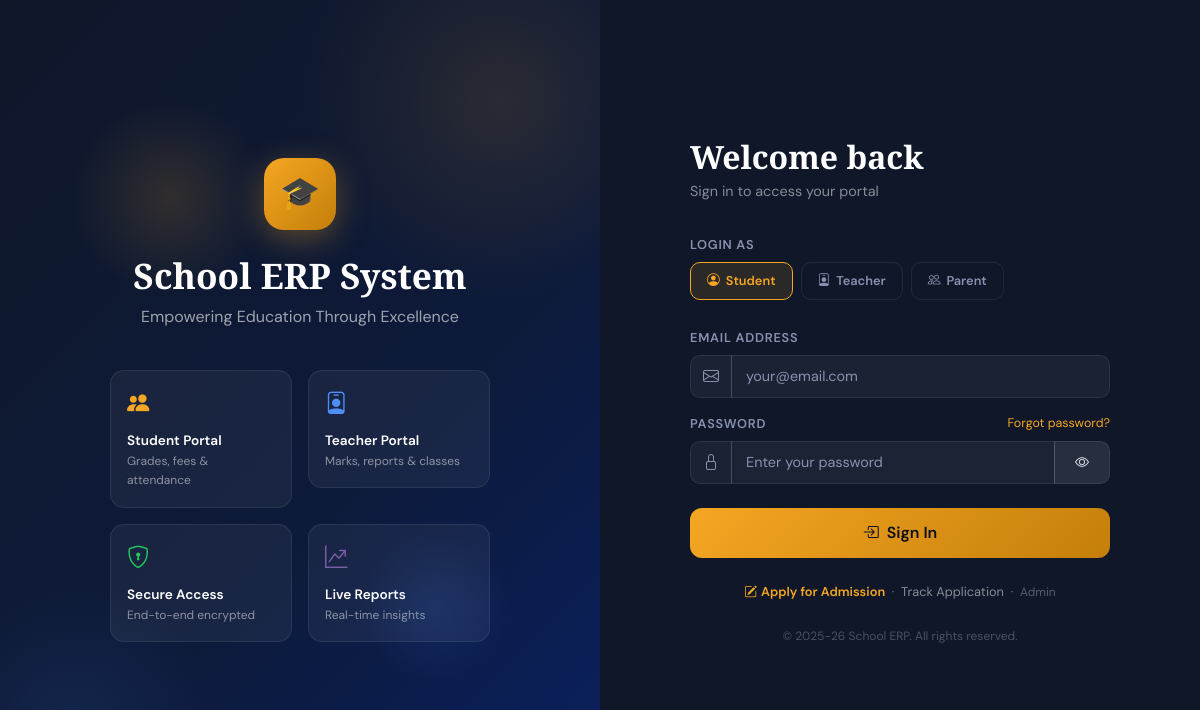
Screenshot of /auth/login.php?next=/admin/index.php with the database file from the repository.
### tables this page shows
CREATE TABLE IF NOT EXISTS `settings` (
  `id`            INT UNSIGNED AUTO_INCREMENT PRIMARY KEY,
  `setting_key`   VARCHAR(100) NOT NULL UNIQUE,
  `setting_value` TEXT         DEFAULT NULL,
  `updated_at`    TIMESTAMP DEFAULT CURRENT_TIMESTAMP ON UPDATE CURRENT_TIMESTAMP
);

### config/config.php (called while the page is built, shortened)
<?php
require_once CONFIG_PATH . 'database.php';
require_once INCLUDES_PATH . 'functions.php';
function get_setting(string $key, string $default = ''): string {
    global $pdo;
    static $cache = [];
    if (!isset($cache[$key])) {
        try {
            $stmt = $pdo->prepare("SELECT setting_value FROM settings WHERE setting_key=? LIMIT 1");
            $stmt->execute([$key]);
            $row = $stmt->fetch();
            $cache[$key] = $row ? (string)$row['setting_value'] : $default;
        } catch (Exception $e) { return $default; }
    }
    return $cache[$key];
}

### includes/functions.php (called while the page is built, shortened)
<?php
function sanitize(string $data): string { return htmlspecialchars(trim($data), ENT_QUOTES|ENT_HTML5, 'UTF-8'); }

### auth/login.php (the view, shortened to what this page needs)
<?php
require_once dirname(__DIR__) . '/config/config.php';
$roles   = ['student' => ['Person Circle', 'bi-person-circle'],
             'teacher' => ['Person Badge',  'bi-person-badge'],
             'parent'  => ['People',        'bi-people']];
$site_name = get_setting('site_name', 'School ERP');
$site_logo = get_setting('site_logo', '');
?>
<!DOCTYPE html>
<html lang="en">
<head>
  <link href="https://cdn.jsdelivr.net/npm/bootstrap@5.3.3/dist/css/bootstrap.min.css" rel="stylesheet">
  <link href="https://cdn.jsdelivr.net/npm/bootstrap-icons@1.11.3/font/bootstrap-icons.min.css" rel="stylesheet">
  <link href="<?= ASSETS_URL ?>/css/style.css" rel="stylesheet">
</head>
<body class="auth-page">
<div class="auth-left d-none d-lg-flex flex-column align-items-center justify-content-center col-lg-6 p-5">
  <div style="position:relative;z-index:1;text-align:center;max-width:380px;">
    <div style="position:absolute;width:200px;height:200px;border-radius:50%;background:radial-gradient(circle,rgba(245,166,35,0.15),transparent 70%);top:-60px;left:-40px;"></div>
    <div style="position:absolute;width:150px;height:150px;border-radius:50%;background:radial-gradient(circle,rgba(79,142,247,0.12),transparent 70%);bottom:-40px;right:-20px;"></div>
    <?php if ($site_logo): ?>
      <img src="<?= get_upload_url($site_logo) ?>" alt="Logo" height="64" class="mb-4"
           style="border-radius:16px;box-shadow:0 8px 32px rgba(245,166,35,0.3);">
    <?php else: ?>
      <div style="width:72px;height:72px;border-radius:20px;background:linear-gradient(135deg,#f5a623,#c47f0a);display:flex;align-items:center;justify-content:center;font-size:2rem;margin:0 auto 24px;box-shadow:0 8px 32px rgba(245,166,35,0.35);">🎓</div>
    <?php endif; ?>
    <h1 style="font-family:'Playfair Display',serif;font-size:2.2rem;font-weight:800;color:#fff;margin-bottom:8px;">
      <?= sanitize($site_name) ?>
    </h1>
    <p style="color:rgba(255,255,255,0.6);font-size:1rem;margin-bottom:40px;">
      <?= sanitize(get_setting('site_tagline','Empowering Education Through Excellence')) ?>
    </p>
    <div class="row g-3">
      <?php foreach ([
        ['bi-people-fill',    '#f5a623', 'Student Portal',  'Grades, fees & attendance'],
        ['bi-person-badge',   '#4f8ef7', 'Teacher Portal',  'Marks, reports & classes'],
        ['bi-shield-lock',    '#22c55e', 'Secure Access',   'End-to-end encrypted'],
        ['bi-graph-up-arrow', '#7b5ea7', 'Live Reports',    'Real-time insights'],
      ] as [$icon, $color, $title, $sub]): ?>
      <div class="col-6">
        <div style="background:rgba(255,255,255,0.05);border:1px solid rgba(255,255,255,0.08);border-radius:14px;padding:16px;text-align:left;">
          <i class="bi <?= $icon ?>" style="font-size:1.4rem;color:<?= $color ?>;display:block;margin-bottom:8px;"></i>
          <div style="font-size:0.85rem;font-weight:600;color:#fff;"><?= $title ?></div>
          <div style="font-size:0.75rem;color:rgba(255,255,255,0.5);"><?= $sub ?></div>
        </div>
      </div>
      <?php endforeach; ?>
    </div>
  </div>
</div>
<div class="auth-form-wrap col-12 col-lg-6">
  <div class="auth-form-inner">
    <h2 style="font-family:'Playfair Display',serif;font-weight:800;color:#fff;margin-bottom:4px;">
      Welcome back
    </h2>
    <p style="color:rgba(255,255,255,0.5);font-size:0.9rem;margin-bottom:28px;">
      Sign in to access your portal
    </p>
    <form method="POST" action="">
      <div class="mb-4">
        <label class="form-label">Login as</label>
        <div class="d-flex gap-2 flex-wrap">
          <?php foreach ($roles as $rval => [$rlabel, $ricon]):
            $sel = ($_POST['role'] ?? 'student') === $rval;
          ?>
          <label class="role-pill <?= $sel ? 'active' : '' ?>" for="role_<?= $rval ?>">
            <i class="bi <?= $ricon ?>"></i> <?= ucfirst($rval) ?>
          </label>
          <?php endforeach; ?>
        </div>
      </div>
      <div class="mb-3">
        <label class="form-label" for="email">Email Address</label>
        <div class="input-group">
          <span class="input-group-text"><i class="bi bi-envelope"></i></span>
          <input type="email" id="email" name="email" class="form-control"
                 value="<?= sanitize($_POST['email'] ?? '') ?>"
                 placeholder="your@email.com" required autofocus>
        </div>
      </div>
      <div class="mb-4">
        <div class="d-flex justify-content-between">
          <label class="form-label" for="password">Password</label>
          <a href="<?= SITE_URL ?>/auth/forgot-password.php"
             style="font-size:0.78rem;color:var(--gold);">Forgot password?</a>
        </div>
        <div class="input-group">
          <span class="input-group-text"><i class="bi bi-lock"></i></span>
          <input type="password" id="password" name="password" class="form-control"
                 placeholder="Enter your password" required>
          <button class="btn btn-secondary" type="button" id="togglePwd">
            <i class="bi bi-eye"></i>
          </button>
        </div>
      </div>
      <button type="submit" class="btn btn-primary w-100 btn-lg">
        <i class="bi bi-box-arrow-in-right me-2"></i>Sign In
      </button>
    </form>
    <div class="text-center mt-4" style="color:rgba(255,255,255,0.4);font-size:0.8rem;">
      <a href="<?= SITE_URL ?>/public/admission.php"
         style="color:var(--gold);font-weight:600;">
        <i class="bi bi-pencil-square me-1"></i>Apply for Admission
      </a>
      &nbsp;·&nbsp;
      <a href="<?= SITE_URL ?>/public/admission-status.php"
         style="color:rgba(255,255,255,0.5);">Track Application</a>
      &nbsp;·&nbsp;
      <a href="<?= SITE_URL ?>/admin/login.php"
         style="color:rgba(255,255,255,0.3);font-size:0.75rem;">Admin</a>
    </div>
    <p class="text-center mt-4" style="color:rgba(255,255,255,0.25);font-size:0.75rem;">
      <?= sanitize(get_setting('footer_text','© '.date('Y').' '.$site_name)) ?>
    </p>
  </div>
</div>
</body>
</html>

### assets/css/style.css (style rules this page uses)
:root { --navy: #0a0f1e; --navy-2: #0f1729; --navy-3: #131d35; --navy-4: #1a2545; --gold: #f5a623; --gold-light: #ffc857; --gold-dark: #c47f0a; --accent: #4f8ef7; --accent-2: #7b5ea7; --white: #ffffff; --off-white: #f0f4ff; --text-main: #e8eaf6; --text-muted: #8892b0; --border: rgba(255,255,255,0.08); --border-2: rgba(245,166,35,0.25); --sidebar-w: 260px; --navbar-h: 64px; --glass-bg: rgba(255,255,255,0.04); --glass-border:rgba(255,255,255,0.10); --glass-blur: blur(16px); --shadow-sm: 0 2px 8px rgba(0,0,0,0.3); --shadow-md: 0 8px 32px rgba(0,0,0,0.4); --shadow-gold: 0 4px 20px rgba(245,166,35,0.25); --shadow-blue: 0 4px 20px rgba(79,142,247,0.25); --tr: 0.25s cubic-bezier(0.4,0,0.2,1); --pub-primary: #0a0f1e; --pub-accent: #f5a623; }
*, *::before, *::after { box-sizing: border-box; }
body { font-family: 'DM Sans', system-ui, sans-serif; background: var(--navy); color: var(--text-main); line-height: 1.6; -webkit-font-smoothing: antialiased; }
h1,h2,h3,h4,h5,h6 { font-family: 'Playfair Display', Georgia, serif; font-weight: 700; color: var(--white); }
a { color: var(--gold); text-decoration: none; }
.form-control, .form-select { background: rgba(255,255,255,0.05); border: 1px solid var(--border); border-radius: 10px; color: var(--text-main); padding: 10px 14px; transition: all var(--tr); font-size: 0.9rem; }
.form-control::placeholder { color: var(--text-muted); }
.form-label { font-size: 0.8rem; text-transform: uppercase; letter-spacing: 0.06em; color: var(--text-muted); font-weight: 600; margin-bottom: 6px; }
.input-group-text { background: rgba(255,255,255,0.05); border: 1px solid var(--border); border-radius: 10px 0 0 10px; color: var(--text-muted); }
.btn { border-radius: 10px; font-weight: 600; font-size: 0.875rem; padding: 9px 20px; transition: all var(--tr); border: none; cursor: pointer; }
.btn-primary { background: linear-gradient(135deg, var(--gold), var(--gold-dark)); color: var(--navy); }
.btn-secondary { background: rgba(255,255,255,0.1); color: var(--text-main); border: 1px solid var(--border); }
.btn-lg { padding: 13px 28px; font-size: 1rem; border-radius: 12px; }
.auth-page { min-height: 100vh; background: var(--navy); display: flex; align-items: stretch; }
.auth-left { background: linear-gradient(135deg, var(--navy-2) 0%, #0d1a3a 60%, #0a2060 100%); position: relative; overflow: hidden; }
.auth-left::before { content: ''; position: absolute; width: 400px; height: 400px; border-radius: 50%; background: radial-gradient(circle, rgba(245,166,35,0.12), transparent 70%); top: -100px; right: -100px; }
.auth-left::after { content: ''; position: absolute; width: 300px; height: 300px; border-radius: 50%; background: radial-gradient(circle, rgba(79,142,247,0.1), transparent 70%); bottom: -80px; left: -80px; }
.auth-form-wrap { background: var(--navy-2); display: flex; align-items: center; justify-content: center; padding: 40px 32px; }
.auth-form-inner { width: 100%; max-width: 420px; }
.role-pill { padding: 8px 16px; border-radius: 10px; border: 1px solid var(--border); color: var(--text-muted); background: transparent; font-size: 0.8rem; font-weight: 600; cursor: pointer; transition: all var(--tr); display: flex; align-items: center; gap: 6px; }
.role-pill.active { border-color: var(--gold); background: rgba(245,166,35,0.12); color: var(--gold); }

### rows the page displays
settings: setting_value "Empowering Education Through Excellence"
settings: setting_value "© 2025-26 School ERP. All rights reserved."

### other values shown
$site_name "School ERP System"
$title "Student Portal"
$sub "Grades, fees & attendance"
$title "Teacher Portal"
$sub "Marks, reports & classes"
$title "Secure Access"
$sub "End-to-end encrypted"
$title "Live Reports"
$sub "Real-time insights"
$rval "Student"
$rval "Teacher"
$rval "Parent"
